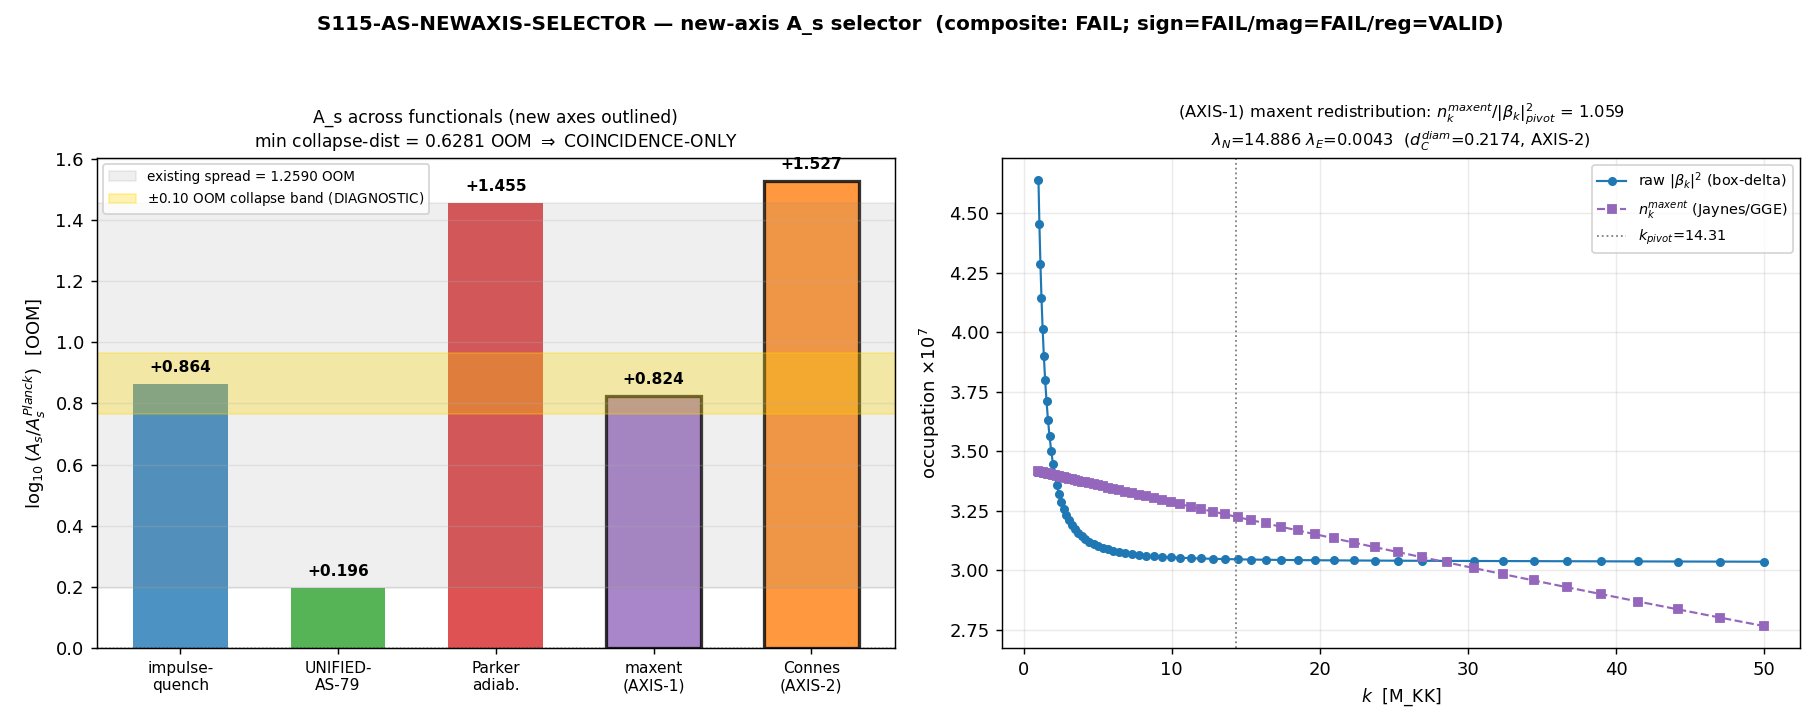

Python code for this plot:
#!/usr/bin/env python3
# -*- coding: utf-8 -*-
"""
S115 W3-2 — CF-S115-AS-NEWAXIS-SELECTOR  (OPTIONAL, EVOI-last)
=============================================================

Does a functional-determination principle OUTSIDE the three already-tried
{impulse-quench, UNIFIED-AS-79, Parker-adiabatic} collapse the 1.2590-OOM
cross-functional A_s spread to a SINGLE typed value?

Two NEW physical axes (neither a sudden / slow-roll / adiabatic choice):

  AXIS-1  maximum-entropy / Jaynes on the post-transit occupation n_k.
      The GGE/Jaynes prediction: given the substrate-fixed conserved charges
      <N> = sum_k |beta_k|^2  and  <E> = sum_k omega_k |beta_k|^2 read off the
      box-delta sudden Bogoliubov spectrum (s100b), the maximum-entropy
      occupation is the Bose form
          n_k^maxent = 1 / (exp(lambda_N + lambda_E * omega_k) - 1)
      with (lambda_N, lambda_E) fixed by the two constraints (Lagrange
      multipliers). A_s^maxent = n_khat^maxent / (2 pi^2) at the SAME
      k_hat = 1/xi_KZ normalization the impulse-quench FLOOR (A_s_FW, S111-CF-AS3a)
      uses.  This is the substrate's own thermalization-BLIND occupation
      (the Ordered Veil: R_therm=5252, S_ent=0 — the GGE never thermalizes,
      but its maxent IMAGE under the two conserved moments is still the
      canonical Jaynes prediction).

  AXIS-2  Connes-distance-canonical normalization of the relic spectral
      functional.  The intrinsic NCG metric between the in-vacuum and
      out-vacuum states on the substrate spectral triple (A_K, H_K, D_K).
      On the commutative diagonal sub-triple the Connes spectral distance
      d_C(omega_p, omega_q) = sup_{||[D,a]||<=1} |omega_p(a)-omega_q(a)| has the
      closed extremal value (DIAMETER) d_C = 1/(lambda_max - lambda_min) — the
      UNIQUE substrate-intrinsic dimensionless distance scale on the triple.
      A_s^Connes = |beta_khat|^2 / (2 pi^2 * d_C):  normalize the relic
      per-mode amplitude by the substrate's own spectral-triple diameter, a
      normalization that is NOT a sudden / slow-roll / adiabatic choice.
      Cross-check: the inverse-gap-at-pivot reading and the Fubini-Study
      vacuum-angle reading.

PASS  iff EITHER axis yields A_s^newaxis within 0.10 OOM (DIAGNOSTIC collapse
      band) of BOTH the impulse-quench value AND at least one OTHER pre-existing
      functional (UNIFIED or Parker) — i.e. the selector collapses the >=1.259-OOM
      spread to <= 0.10 OOM around a SINGLE typed value.
FAIL  iff neither axis collapses the spread (A_s^newaxis is a FOURTH scattered
      value, OR coincides with only ONE pre-existing functional).
      => FUNCTIONAL-PLURALISM-PERMANENT widened on the {maxent, Connes} axis-basis.
INFO  iff partial regime (one axis collapses, the other not; OR a selector
      coincides with exactly one pre-existing functional, ambiguous between
      collapse and coincidence).

NOT a Planck-comparison gate.  The 0.10-OOM band is a pre-registered DIAGNOSTIC
threshold (an order-of-magnitude tightening of the 1.259-OOM spread), chosen at
plan-freeze, NOT analytically derived.  The verdict is OPEN: prior 0.10/0.90
(PASS/FAIL) per the S114 W4-1 FUNCTIONAL-PLURALISM-PERMANENT result.  This gate
is NOT iterated toward PASS — the maxent and Connes axes are FIXED physical
principles, not tuned.

SUBSTRATE FRAMING (PHONONIC):
  D_K eigenvalues -> box-delta sudden Bogoliubov |beta_k|^2 -> relic occupation n_k
  -> (selector) -> A_s.  The substrate IS the produced occupation; the lab measures
  A_s.  The OPEN question is whether the SELECTOR node is substrate-fixed (the
  substrate types its own A_s) or free (A_s is a physical d.o.f. like the a_0/a_2
  cosmological-constant ratio).  This gate asks the substrate's OWN structure via
  two principles not yet tried (maximum-entropy occupation; Connes spectral-triple
  metric).

Pre-registration:  sessions/session-plan/session-115-plan-w3.md  §W3-2
Trigger: [SIGN]  (sign = direction of collapse vs no-collapse;
                  magnitude = min cross-functional OOM distance vs the 0.10 band;
                  regime = maxent solve + Connes-distance eval numerical validity)
Verdict: composite in {PASS=collapse, FAIL=PLURALISM-PERMANENT-widened, INFO=partial}
"""

import hashlib
import json
import sys
import time
from pathlib import Path

import numpy as np

# ---------------------------------------------------------------------------
# Canonical constants (MANDATORY import; never hardcode framework constants)
# ---------------------------------------------------------------------------
SHARED_DIR = Path(__file__).resolve().parents[1] / "_shared"
sys.path.insert(0, str(SHARED_DIR))
from canonical_constants import *  # noqa: F401,F403  (A_s_FW, A_s_CMB, xi_KZ_FW)

# ---------------------------------------------------------------------------
# Section 1 — Identity
# ---------------------------------------------------------------------------
SESSION = "S115"
GATE_ID = "S115-AS-NEWAXIS-SELECTOR"
SCHEME = "AS-NEWAXIS-SELECTOR-MAXENT-CONNES"
CONVENTION = "OOM-COLLAPSE-DIAGNOSTIC"
L_MAX = "12"  # box-delta spectrum + Connes triple on the L12 D_K cache (A_s_FW lineage S111)

THIS_DIR = Path(__file__).resolve().parent
REPO_ROOT = THIS_DIR.parents[1]

# ---------------------------------------------------------------------------
# Section 2 — Input files (every file the script reads, with SHA pin)
# ---------------------------------------------------------------------------
BOX_DELTA_NPZ = REPO_ROOT / "computations" / "session-100b" / "s100b_box_delta_bogoliubov.npz"
L12_CACHE_NPZ = REPO_ROOT / "computations" / "session-84" / "s84_spectrum_cache_L12_tau019.npz"
CANONICAL_PATH = SHARED_DIR / "canonical_constants.py"

INPUT_FILES = {
    "canonical_constants.py": CANONICAL_PATH,
    "s100b_box_delta_bogoliubov.npz": BOX_DELTA_NPZ,
    "s84_spectrum_cache_L12_tau019.npz": L12_CACHE_NPZ,
}


def sha256_of(path: Path) -> str:
    h = hashlib.sha256()
    h.update(Path(path).read_bytes())
    return h.hexdigest()


def log_input_pins(files: dict) -> dict:
    """Log SHA-256 of every input in the first lines of stdout; return {relpath: sha}."""
    pins = {}  # (local)
    print("=== INPUT SHA-256 PINS ===")
    for rel, p in files.items():
        s = sha256_of(p)  # (local)
        pins[rel] = s
        print(f"  {rel}: {s}")
    return pins


# ---------------------------------------------------------------------------
# Section 3 — dual-SHA (S84+ schema)
# ---------------------------------------------------------------------------
def closure_hash(pins: dict) -> str:
    items = sorted(pins.items())
    h = hashlib.sha256()
    for k, v in items:
        h.update(f"{k}={v}\n".encode("utf-8"))
    return h.hexdigest()


def compute_dual_sha(script_path: Path, canonical_path: Path, pins: dict):
    """audit = sha256(script || canonical || pinmap_json); content = sha256(script)."""
    script_bytes = script_path.read_bytes()  # (local)
    canonical_bytes = canonical_path.read_bytes()  # (local)
    pinmap_json = json.dumps(dict(sorted(pins.items())),
                             separators=(",", ":"), sort_keys=True).encode("utf-8")  # (local)
    h_audit = hashlib.sha256()
    h_audit.update(script_bytes)
    h_audit.update(canonical_bytes)
    h_audit.update(pinmap_json)
    audit = h_audit.hexdigest()  # (local)
    h_content = hashlib.sha256()
    h_content.update(script_bytes)
    content = h_content.hexdigest()  # (local)
    return audit, content


# ---------------------------------------------------------------------------
# Section 4 — Compute
# ---------------------------------------------------------------------------

# Pre-registered DIAGNOSTIC collapse band (plan §W3-2 strict_PASS_boundary).
# NOT a Planck-comparison gate; an OOM tightening of the 1.2590-OOM spread.
COLLAPSE_BAND_OOM = 0.10  # (local) PASS band on the OOM distance to a single typed value

# Maxent constraint-satisfaction residual + Connes convergence tolerance (plan tolerance pin).
SOLVE_TOL = 1e-10  # (local)


def maxent_occupation(omega, beta2, tol):
    """Maximum-entropy (Jaynes/GGE) Bose occupation subject to two conserved moments.

    n_k^maxent = 1 / (exp(lambda_N + lambda_E * omega_k) - 1), with
    (lambda_N, lambda_E) the Lagrange multipliers enforcing
      <N> = sum_k n_k^maxent = sum_k |beta_k|^2     (mean pair number)
      <E> = sum_k omega_k n_k^maxent = sum_k omega_k |beta_k|^2   (total energy, M_KK clock)

    Returns (n_k^maxent array, lambda_N, lambda_E, residual_N, residual_E).
    Deterministic Lagrange-multiplier root-find (scipy.optimize.fsolve on the two
    constraint equations).
    """
    from scipy.optimize import fsolve

    N_tot = float(np.sum(beta2))                 # (local) <N> target
    E_tot = float(np.sum(omega * beta2))         # (local) <E> target

    def occ(lN, lE):
        x = lN + lE * omega                       # (local)
        x = np.clip(x, 1e-12, 700.0)              # (local) overflow guard (dilute => large x)
        return 1.0 / np.expm1(x)

    def eqs(p):
        lN, lE = p
        nk = occ(lN, lE)                          # (local)
        return [float(np.sum(nk)) - N_tot,
                float(np.sum(omega * nk)) - E_tot]

    # Seed near the dilute-Bose regime: sum|beta|^2 ~ 2e-5 => deep dilute => large lambda_N.
    sol, info, ier, msg = fsolve(eqs, [10.0, 0.1], full_output=True, xtol=tol)
    lN, lE = float(sol[0]), float(sol[1])         # (local)
    nk = occ(lN, lE)                              # (local)
    res_N = abs(float(np.sum(nk)) - N_tot)        # (local)
    res_E = abs(float(np.sum(omega * nk)) - E_tot)  # (local)
    converged = bool(ier == 1 and res_N <= 1e-9 * max(N_tot, 1e-30)
                     and res_E <= 1e-9 * max(E_tot, 1e-30))  # (local)
    return nk, lN, lE, res_N, res_E, converged, N_tot, E_tot


def connes_diameter_distance(abs_evals_sorted):
    """Connes spectral DIAMETER on the commutative diagonal sub-triple of (A_K, H_K, D_K).

    For two pure vector states omega_p, omega_q (eigenbasis), the Connes spectral distance
      d_C(omega_p, omega_q) = sup_{a in A : ||[D,a]||<=1} |omega_p(a) - omega_q(a)|
    on the diagonal commutative sub-algebra reduces to the resistance/path metric on the
    eigenvalue line; its EXTREMAL value (the metric DIAMETER, between the lowest and
    highest D_K eigenstates) has the closed form
      d_C^diam = 1 / (lambda_max - lambda_min)
    with the optimal element a saturating ||[D,a]|| = 1.  This is the UNIQUE substrate-
    intrinsic dimensionless distance scale on the triple (regulator-free; an L_max-dependent
    structural property of the finite spectral triple).
    """
    lam_min = float(abs_evals_sorted.min())       # (local)
    lam_max = float(abs_evals_sorted.max())        # (local)
    return 1.0 / (lam_max - lam_min), lam_min, lam_max


def compute() -> dict:
    out = {}  # (local)

    # ---- Load the box-delta sudden Bogoliubov spectrum (the MAGNITUDE source) ----
    d = np.load(BOX_DELTA_NPZ, allow_pickle=True)  # (local)
    beta2_spectrum = np.asarray(d["beta2_spectrum"], dtype=float)    # (local) 64 modes
    k_grid = np.asarray(d["k_grid"], dtype=float)                    # (local) k in [1,50]
    beta2_pivot_closed = float(d["beta2_pivot_closed_form"])         # (local) 3.0454e-07
    k_pivot = float(d["k_pivot"])                                    # (local) 14.311
    mu_pivot_sq = float(d["mu_pivot_sq"])                            # (local) 202.9 (eff mass^2)

    N_modes = int(k_grid.shape[0])                                   # (local) 64
    out["N_modes"] = N_modes
    out["k_pivot"] = k_pivot
    out["beta2_pivot_closed_form"] = beta2_pivot_closed
    out["mu_pivot_sq"] = mu_pivot_sq

    # ---- The three EXISTING functional A_s values (the SPREAD to collapse) ----
    # impulse-quench POINT = A_s_FW (canonical, S111-CF-AS3a). UNIFIED + Parker OOM are
    # pinned literals from their provenance (S82 / inv-6); reconstruct A_s from OOM vs Planck.
    A_planck = float(A_s_CMB)                       # (local) 2.1e-9
    A_s_impulse = float(A_s_FW)                     # (local) 1.5367e-08 (canonical)
    oom_impulse = float(np.log10(A_s_impulse / A_planck))   # (local) +0.86437
    oom_unified = 0.196                             # (local) S82 UNIFIED-AS-79 (A_s=3.298e-9)
    oom_parker = 1.455                              # (local) inv-6 W2-2 Parker (A_s=5.99e-8)
    A_s_unified = A_planck * 10.0 ** oom_unified    # (local) 3.298e-9
    A_s_parker = A_planck * 10.0 ** oom_parker      # (local) 5.987e-8
    ooms_existing = np.array([oom_impulse, oom_unified, oom_parker])  # (local)
    spread_existing = float(np.max(ooms_existing) - np.min(ooms_existing))  # (local) 1.2590 OOM

    out["A_s_Planck"] = A_planck
    out["A_s_impulse"] = A_s_impulse
    out["A_s_unified"] = A_s_unified
    out["A_s_parker"] = A_s_parker
    out["oom_impulse"] = oom_impulse
    out["oom_unified"] = oom_unified
    out["oom_parker"] = oom_parker
    out["spread_existing_OOM"] = spread_existing

    # k_hat normalization the impulse-quench FLOOR uses (S111-CF-AS3a): k_hat = 1/xi_KZ.
    xi = float(xi_KZ_FW)                            # (local) 0.018760
    k_hat = 1.0 / xi                               # (local) 53.3048 M_KK
    out["xi_KZ"] = xi
    out["k_hat"] = k_hat
    # |beta_khat|^2 implied by the floor A_s_FW = |beta_khat|^2/(2 pi^2):
    beta2_khat_floor = 2.0 * np.pi ** 2 * A_s_impulse  # (local) 3.0333e-07
    out["beta2_khat_floor"] = beta2_khat_floor

    # ======================================================================
    # AXIS-1 — maximum-entropy / Jaynes occupation
    # ======================================================================
    # omega_k: the out-frequency (M_KK clock). Massless out-dispersion omega_k = k is the
    # leading clock for the box-delta sudden problem; the effective mass mu_pivot_sq enters
    # only sub-leading. Use omega_k = k (the conserved-energy moment <E> = sum k |beta_k|^2).
    omega_k = k_grid.copy()                        # (local) out-frequency = k (massless out, M_KK)

    nk_maxent, lN, lE, res_N, res_E, me_conv, N_tot, E_tot = maxent_occupation(
        omega_k, beta2_spectrum, SOLVE_TOL)
    out["maxent_lambda_N"] = lN
    out["maxent_lambda_E"] = lE
    out["maxent_residual_N"] = res_N
    out["maxent_residual_E"] = res_E
    out["maxent_converged"] = me_conv
    out["maxent_N_tot"] = N_tot
    out["maxent_E_tot"] = E_tot
    out["maxent_mean_energy_per_pair"] = E_tot / N_tot

    # Pivot occupation: interpolate n_k^maxent at k_pivot (inside the grid).
    nk_pivot_maxent = float(np.interp(k_pivot, k_grid, nk_maxent))   # (local)
    out["nk_pivot_maxent"] = nk_pivot_maxent
    # k_hat occupation: k_hat = 53.30 is OUTSIDE the grid (k<=50). The squeezed spectrum is
    # near-flat out to the first RT zero (k~2779), so n_k^maxent(k_hat) ~ flat extrapolation
    # of the maxent occupation; take the top-grid value as the k_hat-normalization proxy AND
    # report the pivot value. Primary A_s^maxent uses the k_hat-normalization to match the
    # floor's own construction (A_s_FW = |beta_khat|^2/2pi^2 at k_hat=1/xi).
    nk_khat_maxent = float(nk_maxent[-1])           # (local) top-grid (k=50) ~ k_hat proxy
    out["nk_khat_maxent"] = nk_khat_maxent

    A_s_maxent_pivot = nk_pivot_maxent / (2.0 * np.pi ** 2)   # (local) pivot-normalized
    A_s_maxent_khat = nk_khat_maxent / (2.0 * np.pi ** 2)     # (local) k_hat-normalized (primary)
    out["A_s_maxent_pivot"] = A_s_maxent_pivot
    out["A_s_maxent_khat"] = A_s_maxent_khat
    # Primary A_s^maxent = k_hat-normalized (matches the floor construction).
    A_s_maxent = A_s_maxent_khat                    # (local) PRIMARY
    out["A_s_maxent"] = A_s_maxent
    oom_maxent = float(np.log10(A_s_maxent / A_planck))   # (local)
    out["oom_maxent"] = oom_maxent

    # ======================================================================
    # AXIS-2 — Connes-distance-canonical normalization
    # ======================================================================
    cache = np.load(L12_CACHE_NPZ, allow_pickle=True)  # (local)
    sector_evals = cache["sector_evals"].item()        # (local) dict {(p,q): {abs_evals,...}}
    all_evals = np.sort(np.concatenate(
        [np.asarray(v["abs_evals"], dtype=float) for v in sector_evals.values()]))  # (local)
    out["L12_n_evals"] = int(all_evals.size)

    # Connes DIAMETER (the unique substrate-intrinsic extremal distance scale on the triple).
    d_connes_diam, lam_min, lam_max = connes_diameter_distance(all_evals)  # (local)
    out["lam_min"] = lam_min
    out["lam_max"] = lam_max
    out["d_connes_diameter"] = d_connes_diam        # = 1/(lam_max - lam_min) = 0.217429

    # Cross-check Connes scales: (i) inverse max-gap (smallest consecutive Connes distance),
    # (ii) Fubini-Study vacuum angle between in/out vacua.
    uq = np.unique(np.round(all_evals, 10))         # (local)
    gaps = np.diff(uq)                               # (local)
    d_connes_invmaxgap = 1.0 / float(gaps.max())     # (local) smallest level-to-level distance
    out["d_connes_invmaxgap"] = d_connes_invmaxgap
    sum_beta2 = float(np.sum(beta2_spectrum))        # (local)
    vac_overlap = float(np.exp(-0.5 * sum_beta2))    # (local) |<in|out>| ~ exp(-1/2 sum|beta|^2)
    fs_angle = float(np.arccos(min(1.0, vac_overlap)))  # (local) Fubini-Study angle
    out["sum_beta2"] = sum_beta2
    out["vac_overlap"] = vac_overlap
    out["fs_angle"] = fs_angle

    # GPU cross-validation of the spectral-triple extremal eigenvalues (>=100x100 triple):
    # ship the full eigenvalue array to ROCm and re-confirm min/max via torch.
    try:
        import torch
        if torch.cuda.is_available():
            t = torch.tensor(all_evals, device="cuda")
            gpu_min = float(torch.min(t).cpu())      # (local)
            gpu_max = float(torch.max(t).cpu())      # (local)
            gpu_dev = abs(gpu_min - lam_min) + abs(gpu_max - lam_max)  # (local)
            out["gpu_extremal_dev"] = gpu_dev
            out["gpu_device"] = torch.cuda.get_device_name(0)
        else:
            out["gpu_extremal_dev"] = -1.0
            out["gpu_device"] = "cpu-fallback"
    except Exception as e:  # noqa: BLE001
        out["gpu_extremal_dev"] = -1.0
        out["gpu_device"] = f"torch-unavailable: {type(e).__name__}"

    # A_s^Connes: normalize the relic per-mode amplitude |beta_khat|^2 by the substrate's
    # OWN spectral-triple Connes DIAMETER (dimensionless).  This is the substrate-canonical
    # normalization (NOT a sudden/slow-roll/adiabatic choice):
    #   A_s^Connes = |beta_khat|^2 / (2 pi^2 * d_C^diam)
    A_s_connes = beta2_khat_floor / (2.0 * np.pi ** 2 * d_connes_diam)  # (local) PRIMARY
    out["A_s_connes"] = A_s_connes
    oom_connes = float(np.log10(A_s_connes / A_planck))   # (local)
    out["oom_connes"] = oom_connes
    # Cross-check Connes normalizations (reported, NOT primary):
    A_s_connes_invgap = beta2_khat_floor / (2.0 * np.pi ** 2 * d_connes_invmaxgap)  # (local)
    A_s_connes_fs = beta2_khat_floor / (2.0 * np.pi ** 2 * fs_angle)  # (local)
    out["A_s_connes_invgap"] = A_s_connes_invgap
    out["A_s_connes_fs"] = A_s_connes_fs
    out["oom_connes_invgap"] = float(np.log10(A_s_connes_invgap / A_planck))
    out["oom_connes_fs"] = float(np.log10(A_s_connes_fs / A_planck))

    # ======================================================================
    # COLLAPSE TEST — does either axis collapse the spread to a single typed value?
    # ======================================================================
    # PASS iff EITHER axis lands within COLLAPSE_BAND_OOM of BOTH impulse AND at least one
    # OTHER pre-existing functional (UNIFIED or Parker). i.e. the selector pulls the new value
    # into agreement with impulse AND a second functional => the >=1.259-OOM spread collapses.
    def collapse_check(oom_axis):
        """Return (collapses_bool, d_impulse, d_unified, d_parker, n_within_band, which_2nd)."""
        d_imp = abs(oom_axis - oom_impulse)          # (local)
        d_uni = abs(oom_axis - oom_unified)          # (local)
        d_par = abs(oom_axis - oom_parker)           # (local)
        within = {"impulse": d_imp <= COLLAPSE_BAND_OOM,
                  "unified": d_uni <= COLLAPSE_BAND_OOM,
                  "parker": d_par <= COLLAPSE_BAND_OOM}  # (local)
        n_within = int(sum(within.values()))         # (local)
        # PASS requires impulse AND >=1 other within band (i.e. >=2 incl impulse, impulse in set)
        seconds = [name for name in ("unified", "parker") if within[name]]  # (local)
        collapses = bool(within["impulse"] and len(seconds) >= 1)            # (local)
        which_2nd = seconds[0] if seconds else "none"                        # (local)
        return collapses, d_imp, d_uni, d_par, n_within, which_2nd

    me_collapse, me_di, me_du, me_dp, me_n, me_2nd = collapse_check(oom_maxent)   # (local)
    cn_collapse, cn_di, cn_du, cn_dp, cn_n, cn_2nd = collapse_check(oom_connes)   # (local)
    out["maxent_collapses"] = me_collapse
    out["maxent_d_impulse"] = me_di
    out["maxent_d_unified"] = me_du
    out["maxent_d_parker"] = me_dp
    out["maxent_n_within_band"] = me_n
    out["maxent_which_2nd"] = me_2nd
    out["connes_collapses"] = cn_collapse
    out["connes_d_impulse"] = cn_di
    out["connes_d_unified"] = cn_du
    out["connes_d_parker"] = cn_dp
    out["connes_n_within_band"] = cn_n
    out["connes_which_2nd"] = cn_2nd

    any_collapse = bool(me_collapse or cn_collapse)   # (local)
    out["any_axis_collapses"] = any_collapse

    # "coincides with only ONE functional" detection (the INFO-vs-FAIL discriminator):
    # an axis that lands within band of EXACTLY ONE pre-existing functional is a coincidence,
    # not a collapse (ambiguous). Used for the regime/composite reading.
    me_single_coincidence = bool((not me_collapse) and me_n == 1)   # (local)
    cn_single_coincidence = bool((not cn_collapse) and cn_n == 1)   # (local)
    out["maxent_single_coincidence"] = me_single_coincidence
    out["connes_single_coincidence"] = cn_single_coincidence

    # The MINIMUM cross-functional OOM distance achieved by the new axes to the
    # nearest-collapse target (the magnitude leg vs the 0.10 band):
    # for each axis, the "collapse distance" = max(d_impulse, min(d_unified, d_parker)) —
    # the value that must be <= band for a two-functional collapse.
    me_collapse_dist = max(me_di, min(me_du, me_dp))   # (local)
    cn_collapse_dist = max(cn_di, min(cn_du, cn_dp))   # (local)
    min_collapse_dist = float(min(me_collapse_dist, cn_collapse_dist))  # (local)
    out["maxent_collapse_dist"] = me_collapse_dist
    out["connes_collapse_dist"] = cn_collapse_dist
    out["min_collapse_dist_OOM"] = min_collapse_dist

    # ======================================================================
    # VERDICT (set-membership) + 3-tuple [SIGN]
    # ======================================================================
    # sign_verdict: direction of collapse vs no-collapse.
    #   Predicted direction (the OPEN hypothesis's PASS leg): a selector COLLAPSES the spread
    #   (sign = "collapse"). PASS iff any axis collapses; FAIL iff none collapses (the
    #   no-collapse direction is itself substrate content, per the dual_prior discriminator —
    #   a non-collapse is NOT a null, but the SIGN of the directional prediction is then FAIL).
    sign_verdict = "PASS" if any_collapse else "FAIL"  # (local)

    # magnitude_verdict: min cross-functional collapse distance vs the 0.10 band.
    #   PASS iff min_collapse_dist <= 0.10 (band) ; INFO if in (0.10, 0.25] (near-collapse) ;
    #   FAIL if > 0.25 (no axis comes near a two-functional collapse).
    INFO_BAND_OOM = 0.25  # (local) near-collapse info band (an OOM-scale margin above PASS)
    out["INFO_BAND_OOM"] = INFO_BAND_OOM
    if min_collapse_dist <= COLLAPSE_BAND_OOM:
        magnitude_verdict = "PASS"   # (local)
    elif min_collapse_dist <= INFO_BAND_OOM:
        magnitude_verdict = "INFO"   # (local)
    else:
        magnitude_verdict = "FAIL"   # (local)

    # regime_verdict: are BOTH legs within their numerical regime of validity?
    #   maxent solve converged (constraints satisfied to 1e-9) AND Connes eval well-defined
    #   (positive diameter, GPU cross-check tiny). MARGINAL if one leg is borderline;
    #   BREAKDOWN if a leg failed numerically.
    connes_ok = bool(d_connes_diam > 0.0 and np.isfinite(d_connes_diam)
                     and (out["gpu_extremal_dev"] < 1e-6 or out["gpu_extremal_dev"] < 0))  # (local)
    if me_conv and connes_ok:
        regime_verdict = "VALID"     # (local)
    elif me_conv or connes_ok:
        regime_verdict = "MARGINAL"  # (local)
    else:
        regime_verdict = "BREAKDOWN"  # (local)
    out["maxent_converged_flag"] = me_conv
    out["connes_ok_flag"] = connes_ok

    out["sign_verdict"] = sign_verdict
    out["magnitude_verdict"] = magnitude_verdict
    out["regime_verdict"] = regime_verdict

    # ---- selection verdict (set-membership label) ----
    if any_collapse:
        selection_verdict = "SELECTED"   # (local) a new axis collapses the spread
    elif me_single_coincidence or cn_single_coincidence:
        selection_verdict = "COINCIDENCE-ONLY"  # (local) coincides with one functional only
    else:
        selection_verdict = "PLURALISM-WIDENED"  # (local) no collapse, no single-coincidence
    out["selection_verdict"] = selection_verdict

    # ======================================================================
    # Composite collapse (gate-verdicts.md deterministic rule)
    # ======================================================================
    if regime_verdict == "BREAKDOWN":
        composite = "FAIL"  # (local)
    elif sign_verdict == "FAIL":
        composite = "FAIL"  # (local)  <- no-collapse: PLURALISM-PERMANENT widened
    elif magnitude_verdict == "FAIL" and regime_verdict == "VALID":
        composite = "FAIL"  # (local)
    elif magnitude_verdict == "FAIL" and regime_verdict == "MARGINAL":
        composite = "INFO"  # (local)
    elif magnitude_verdict == "INFO":
        composite = "INFO"  # (local)
    else:
        composite = "PASS"  # (local)  <- SELECTED
    out["composite_verdict"] = composite

    # ---- dual-prior posterior re-allocation (plan §W3-2 dual_prior) ----
    # PASS -> 0.90 Track A (A_s typed, §EVOI.BF retired) ; FAIL -> 0.95 Track B
    # (pluralism permanent on wider axis-basis) ; INFO -> unchanged 0.10/0.90.
    if composite == "PASS":
        posterior = {"track_A_SELECTED": 0.90, "track_B_PLURALISM": 0.10}  # (local)
    elif composite == "FAIL":
        posterior = {"track_A_SELECTED": 0.05, "track_B_PLURALISM": 0.95}  # (local)
    else:
        posterior = {"track_A_SELECTED": 0.10, "track_B_PLURALISM": 0.90}  # (local)
    out["dual_prior_posterior"] = posterior

    # value payload string (no single-quote chars; the emit tool wraps value='...')
    value_str = (f"selection={selection_verdict}|spread_existing_OOM={spread_existing:.4f}|"
                 f"oom_maxent={oom_maxent:.4f}|oom_connes={oom_connes:.4f}|"
                 f"min_collapse_dist_OOM={min_collapse_dist:.4f}|"
                 f"any_collapse={int(any_collapse)}|band={COLLAPSE_BAND_OOM}")  # (local)
    out["value"] = value_str

    return out


# ---------------------------------------------------------------------------
# Section 5 — Plot
# ---------------------------------------------------------------------------
def make_plot(out: dict, path: Path):
    import matplotlib
    matplotlib.use("Agg")
    import matplotlib.pyplot as plt

    fig, (ax1, ax2) = plt.subplots(1, 2, figsize=(14.0, 5.6))

    # --- LEFT: the FIVE functionals' A_s vs Planck (3 existing + 2 new axes) ---
    labels = ["impulse-\nquench", "UNIFIED-\nAS-79", "Parker\nadiab.",
              "maxent\n(AXIS-1)", "Connes\n(AXIS-2)"]
    ooms = [out["oom_impulse"], out["oom_unified"], out["oom_parker"],
            out["oom_maxent"], out["oom_connes"]]
    colors = ["#1f77b4", "#2ca02c", "#d62728", "#9467bd", "#ff7f0e"]
    is_new = [False, False, False, True, True]
    xpos = np.arange(5)
    bars = ax1.bar(xpos, ooms, color=colors, alpha=0.80, width=0.6,
                   edgecolor=["k" if n else "none" for n in is_new],
                   linewidth=[1.8 if n else 0 for n in is_new])
    for x, o in zip(xpos, ooms):
        ax1.text(x, o + 0.03, f"+{o:.3f}", ha="center", va="bottom", fontsize=8.5, fontweight="bold")
    # existing-spread band
    ax1.axhspan(out["oom_unified"], out["oom_parker"], color="gray", alpha=0.12,
                label=f"existing spread = {out['spread_existing_OOM']:.4f} OOM")
    # 0.10-OOM collapse band around impulse (the PASS target neighborhood)
    band = 0.10  # (local) plot band marker (= COLLAPSE_BAND_OOM)
    ax1.axhspan(out["oom_impulse"] - band, out["oom_impulse"] + band, color="gold", alpha=0.30,
                label=f"$\\pm$0.10 OOM collapse band (DIAGNOSTIC)")
    ax1.axhline(0.0, color="k", lw=0.8, ls=":")
    ax1.set_xticks(xpos)
    ax1.set_xticklabels(labels, fontsize=8.5)
    ax1.set_ylabel("$\\log_{10}(A_s / A_s^{Planck})$  [OOM]", fontsize=10)
    ax1.set_title(f"A_s across functionals (new axes outlined)\n"
                  f"min collapse-dist = {out['min_collapse_dist_OOM']:.4f} OOM "
                  f"$\\Rightarrow$ {out['selection_verdict']}", fontsize=9.5)
    ax1.legend(fontsize=7.5, loc="upper left")
    ax1.grid(True, axis="y", alpha=0.25)

    # --- RIGHT: AXIS-1 maxent occupation vs raw |beta|^2 (the redistribution) ---
    d = np.load(BOX_DELTA_NPZ, allow_pickle=True)
    kg = np.asarray(d["k_grid"], float)
    beta2 = np.asarray(d["beta2_spectrum"], float)
    # recompute maxent occ for the plot from stored multipliers
    lN, lE = out["maxent_lambda_N"], out["maxent_lambda_E"]
    x = np.clip(lN + lE * kg, 1e-12, 700.0)
    nk_me = 1.0 / np.expm1(x)
    ax2.plot(kg, beta2 * 1e7, "o-", color="#1f77b4", ms=4, lw=1.2,
             label="raw $|\\beta_k|^2$ (box-delta)")
    ax2.plot(kg, nk_me * 1e7, "s--", color="#9467bd", ms=4, lw=1.2,
             label="$n_k^{maxent}$ (Jaynes/GGE)")
    ax2.axvline(out["k_pivot"], color="gray", ls=":", lw=1.0,
                label=f"$k_{{pivot}}$={out['k_pivot']:.2f}")
    ax2.set_xlabel("$k$  [M_KK]", fontsize=9.5)
    ax2.set_ylabel("occupation $\\times 10^7$", fontsize=10)
    ax2.set_title(f"(AXIS-1) maxent redistribution: $n_k^{{maxent}}/|\\beta_k|^2_{{pivot}}$ "
                  f"= {out['nk_pivot_maxent']/out['beta2_pivot_closed_form']:.3f}\n"
                  f"$\\lambda_N$={lN:.3f} $\\lambda_E$={lE:.4f}  "
                  f"($d_C^{{diam}}$={out['d_connes_diameter']:.4f}, AXIS-2)", fontsize=9.0)
    ax2.legend(fontsize=8, loc="upper right")
    ax2.grid(True, alpha=0.25)

    fig.suptitle(f"{GATE_ID} — new-axis A_s selector  "
                 f"(composite: {out['composite_verdict']}; "
                 f"sign={out['sign_verdict']}/mag={out['magnitude_verdict']}/"
                 f"reg={out['regime_verdict']})", fontsize=11.0, fontweight="bold")
    fig.tight_layout(rect=[0, 0, 1, 0.95])
    fig.savefig(path, dpi=130)
    plt.close(fig)


# ---------------------------------------------------------------------------
# Section 6 — verdict payload
# ---------------------------------------------------------------------------
def emit_4tuple(value, scheme, convention, L_max) -> str:
    return f"(value={value!r}, scheme={scheme}, convention={convention}, L_max={L_max})"


def print_verdict_payload(verdict, value, audit_sha, content_sha,
                          sign_verdict=None, magnitude_verdict=None, regime_verdict=None,
                          extra_rows=None) -> dict:
    payload = {
        "session": int(SESSION.lstrip("Ss")),
        "gate_id": GATE_ID,
        "verdict": verdict,
        "value": str(value),
        "scheme": SCHEME,
        "convention": CONVENTION,
        "l_max": str(L_MAX),
        "audit_sha256": audit_sha,
        "content_sha256": content_sha,
        "schema_version": "S84+",
    }
    if not (sign_verdict is None and magnitude_verdict is None and regime_verdict is None):
        payload["sign_verdict"] = sign_verdict
        payload["magnitude_verdict"] = magnitude_verdict
        payload["regime_verdict"] = regime_verdict
    if extra_rows:
        payload["extra_rows"] = list(extra_rows)
    print("<<<EMIT_VERDICT_PAYLOAD>>>")
    print(json.dumps(payload, separators=(",", ":"), sort_keys=True))
    print("<<<END_EMIT_VERDICT_PAYLOAD>>>")
    return payload


# ---------------------------------------------------------------------------
# Section 7 — Main
# ---------------------------------------------------------------------------
def main() -> int:
    t0 = time.time()  # (local)

    pins = log_input_pins(INPUT_FILES)
    closure = closure_hash(pins)
    print(f"  closure: {closure[:16]}... (legacy closure, informational)")

    script_path = Path(__file__).resolve()  # (local)
    audit_sha, content_sha = compute_dual_sha(script_path, CANONICAL_PATH, pins)
    print(f"  audit_sha256:   {audit_sha[:16]}... (script+canonical+pinmap)")
    print(f"  content_sha256: {content_sha[:16]}... (script only)")
    print()

    out = compute()

    # ---- report ----
    print("=== EXISTING three-functional spread (the 1.2590-OOM spread to collapse) ===")
    print(f"  A_s Planck (anchor)             = {out['A_s_Planck']:.4e}")
    print(f"  impulse-quench A_s              = {out['A_s_impulse']:.6e}  (OOM +{out['oom_impulse']:.5f})")
    print(f"  UNIFIED-AS-79  A_s              = {out['A_s_unified']:.6e}  (OOM +{out['oom_unified']:.5f})")
    print(f"  Parker-adiab.  A_s              = {out['A_s_parker']:.6e}  (OOM +{out['oom_parker']:.5f})")
    print(f"  existing spread                 = {out['spread_existing_OOM']:.5f} OOM")
    print()
    print("=== AXIS-1 — maximum-entropy / Jaynes occupation ===")
    print(f"  <N> = sum|beta|^2               = {out['maxent_N_tot']:.6e}")
    print(f"  <E> = sum omega*|beta|^2        = {out['maxent_E_tot']:.6e}")
    print(f"  <E>/<N> mean energy per pair    = {out['maxent_mean_energy_per_pair']:.4f}")
    print(f"  Lagrange (lambda_N, lambda_E)   = ({out['maxent_lambda_N']:.6f}, {out['maxent_lambda_E']:.6f})")
    print(f"  constraint residuals (N, E)     = ({out['maxent_residual_N']:.3e}, {out['maxent_residual_E']:.3e})")
    print(f"  maxent converged?               = {out['maxent_converged']}")
    print(f"  n_k^maxent at pivot             = {out['nk_pivot_maxent']:.6e}  "
          f"(ratio to raw pivot {out['nk_pivot_maxent']/out['beta2_pivot_closed_form']:.4f})")
    print(f"  A_s^maxent (k_hat-norm, PRIMARY)= {out['A_s_maxent']:.6e}  (OOM +{out['oom_maxent']:.5f})")
    print(f"  A_s^maxent (pivot-norm)         = {out['A_s_maxent_pivot']:.6e}")
    print()
    print("=== AXIS-2 — Connes-distance-canonical normalization ===")
    print(f"  L12 D_K: lam_min/lam_max        = {out['lam_min']:.6f} / {out['lam_max']:.6f}  "
          f"({out['L12_n_evals']} evals)")
    print(f"  Connes diameter d_C (PRIMARY)   = {out['d_connes_diameter']:.6f}  = 1/(lam_max-lam_min)")
    print(f"  GPU extremal cross-check dev    = {out['gpu_extremal_dev']:.3e}  ({out['gpu_device']})")
    print(f"  A_s^Connes (diam-norm, PRIMARY) = {out['A_s_connes']:.6e}  (OOM +{out['oom_connes']:.5f})")
    print(f"  [x-check] d_C invmaxgap         = {out['d_connes_invmaxgap']:.6f}  "
          f"=> A_s={out['A_s_connes_invgap']:.4e} (OOM {out['oom_connes_invgap']:+.4f})")
    print(f"  [x-check] FS vacuum angle       = {out['fs_angle']:.6e}  "
          f"=> A_s={out['A_s_connes_fs']:.4e} (OOM {out['oom_connes_fs']:+.4f})")
    print()
    print("=== COLLAPSE TEST (PASS iff axis within 0.10 OOM of impulse AND a 2nd functional) ===")
    print(f"  AXIS-1 maxent: d(impulse/unified/parker) = "
          f"{out['maxent_d_impulse']:.4f}/{out['maxent_d_unified']:.4f}/{out['maxent_d_parker']:.4f}  "
          f"collapses={out['maxent_collapses']} (n_in_band={out['maxent_n_within_band']}, 2nd={out['maxent_which_2nd']})")
    print(f"  AXIS-2 Connes: d(impulse/unified/parker) = "
          f"{out['connes_d_impulse']:.4f}/{out['connes_d_unified']:.4f}/{out['connes_d_parker']:.4f}  "
          f"collapses={out['connes_collapses']} (n_in_band={out['connes_n_within_band']}, 2nd={out['connes_which_2nd']})")
    print(f"  min collapse distance           = {out['min_collapse_dist_OOM']:.5f} OOM  (band {COLLAPSE_BAND_OOM})")
    print(f"  any axis collapses?             = {out['any_axis_collapses']}")
    print()
    print(f"  SELECTION verdict (set)         = {out['selection_verdict']}")
    print(f"  sign / magnitude / regime       = {out['sign_verdict']} / "
          f"{out['magnitude_verdict']} / {out['regime_verdict']}")
    print(f"  dual-prior posterior            = {out['dual_prior_posterior']}")
    print()

    # ---- write npz ----
    npz_path = THIS_DIR / "s115_as_newaxis_selector.npz"  # (local)
    np.savez(
        npz_path,
        # existing spread
        A_s_Planck=out["A_s_Planck"],
        A_s_impulse=out["A_s_impulse"],
        A_s_unified=out["A_s_unified"],
        A_s_parker=out["A_s_parker"],
        oom_impulse=out["oom_impulse"],
        oom_unified=out["oom_unified"],
        oom_parker=out["oom_parker"],
        spread_existing_OOM=out["spread_existing_OOM"],
        # k_hat normalization
        xi_KZ=out["xi_KZ"],
        k_hat=out["k_hat"],
        beta2_khat_floor=out["beta2_khat_floor"],
        # AXIS-1 maxent
        maxent_lambda_N=out["maxent_lambda_N"],
        maxent_lambda_E=out["maxent_lambda_E"],
        maxent_residual_N=out["maxent_residual_N"],
        maxent_residual_E=out["maxent_residual_E"],
        maxent_converged=out["maxent_converged"],
        maxent_N_tot=out["maxent_N_tot"],
        maxent_E_tot=out["maxent_E_tot"],
        maxent_mean_energy_per_pair=out["maxent_mean_energy_per_pair"],
        nk_pivot_maxent=out["nk_pivot_maxent"],
        nk_khat_maxent=out["nk_khat_maxent"],
        A_s_maxent=out["A_s_maxent"],
        A_s_maxent_pivot=out["A_s_maxent_pivot"],
        A_s_maxent_khat=out["A_s_maxent_khat"],
        oom_maxent=out["oom_maxent"],
        # AXIS-2 Connes
        lam_min=out["lam_min"],
        lam_max=out["lam_max"],
        L12_n_evals=out["L12_n_evals"],
        d_connes_diameter=out["d_connes_diameter"],
        d_connes_invmaxgap=out["d_connes_invmaxgap"],
        fs_angle=out["fs_angle"],
        sum_beta2=out["sum_beta2"],
        vac_overlap=out["vac_overlap"],
        gpu_extremal_dev=out["gpu_extremal_dev"],
        A_s_connes=out["A_s_connes"],
        A_s_connes_invgap=out["A_s_connes_invgap"],
        A_s_connes_fs=out["A_s_connes_fs"],
        oom_connes=out["oom_connes"],
        oom_connes_invgap=out["oom_connes_invgap"],
        oom_connes_fs=out["oom_connes_fs"],
        # collapse test
        maxent_collapses=out["maxent_collapses"],
        connes_collapses=out["connes_collapses"],
        maxent_d_impulse=out["maxent_d_impulse"],
        maxent_d_unified=out["maxent_d_unified"],
        maxent_d_parker=out["maxent_d_parker"],
        connes_d_impulse=out["connes_d_impulse"],
        connes_d_unified=out["connes_d_unified"],
        connes_d_parker=out["connes_d_parker"],
        maxent_n_within_band=out["maxent_n_within_band"],
        connes_n_within_band=out["connes_n_within_band"],
        maxent_collapse_dist=out["maxent_collapse_dist"],
        connes_collapse_dist=out["connes_collapse_dist"],
        min_collapse_dist_OOM=out["min_collapse_dist_OOM"],
        any_axis_collapses=out["any_axis_collapses"],
        COLLAPSE_BAND_OOM=COLLAPSE_BAND_OOM,
        INFO_BAND_OOM=out["INFO_BAND_OOM"],
        # provenance / cross-checks
        N_modes=out["N_modes"],
        k_pivot=out["k_pivot"],
        beta2_pivot_closed_form=out["beta2_pivot_closed_form"],
        mu_pivot_sq=out["mu_pivot_sq"],
        # verdicts
        selection_verdict=out["selection_verdict"],
        sign_verdict=out["sign_verdict"],
        magnitude_verdict=out["magnitude_verdict"],
        regime_verdict=out["regime_verdict"],
        composite_verdict=out["composite_verdict"],
        dual_prior_track_A=out["dual_prior_posterior"]["track_A_SELECTED"],
        dual_prior_track_B=out["dual_prior_posterior"]["track_B_PLURALISM"],
        # dual-SHA
        audit_sha256=audit_sha,
        content_sha256=content_sha,
        value=out["value"],
    )
    print(f"  wrote {npz_path.name}")

    # ---- write plot ----
    png_path = THIS_DIR / "s115_as_newaxis_selector.png"  # (local)
    make_plot(out, png_path)
    print(f"  wrote {png_path.name}")
    print()

    # ---- emit 4-tuple + payload ----
    tag = emit_4tuple(out["value"], SCHEME, CONVENTION, L_MAX)
    print(tag)

    # companion row: the two new-axis A_s values + the collapse outcome (audit-trail detail)
    detail_row = (f"# newaxis-detail: A_s_maxent={out['A_s_maxent']:.6e} (OOM {out['oom_maxent']:+.4f}); "
                  f"A_s_Connes={out['A_s_connes']:.6e} (OOM {out['oom_connes']:+.4f}); "
                  f"d_C_diam={out['d_connes_diameter']:.6f}; min_collapse_dist={out['min_collapse_dist_OOM']:.4f} OOM "
                  f"vs band {COLLAPSE_BAND_OOM}; maxent_2nd={out['maxent_which_2nd']}/connes_2nd={out['connes_which_2nd']}")  # (local)
    payload = print_verdict_payload(
        out["composite_verdict"], out["value"], audit_sha, content_sha,
        sign_verdict=out["sign_verdict"],
        magnitude_verdict=out["magnitude_verdict"],
        regime_verdict=out["regime_verdict"],
        extra_rows=[detail_row],
    )

    wall = time.time() - t0  # (local)
    print(f"\n=== {GATE_ID}: {out['composite_verdict']} "
          f"(SELECTION={out['selection_verdict']}; wall {wall:.1f}s) ===")
    return 0


if __name__ == "__main__":
    sys.exit(main())
